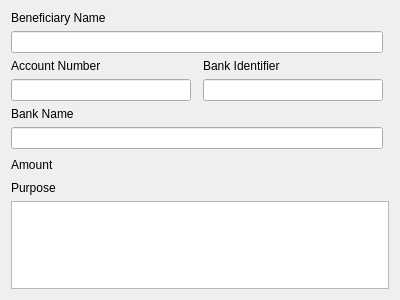
<?xml version="1.0" encoding="UTF-8"?>
<ui version="4.0">
 <class>germanCreditTransferEdit</class>
 <widget class="QWidget" name="germanCreditTransferEdit">
  <property name="geometry">
   <rect>
    <x>0</x>
    <y>0</y>
    <width>400</width>
    <height>300</height>
   </rect>
  </property>
  <property name="windowTitle">
   <string>Form</string>
  </property>
  <layout class="QGridLayout" name="gridLayout">
   <item row="0" column="0">
    <widget class="QLabel" name="label">
     <property name="text">
      <string>Beneficiary Name</string>
     </property>
     <property name="buddy">
      <cstring>beneficiaryName</cstring>
     </property>
    </widget>
   </item>
   <item row="1" column="0" colspan="3">
    <widget class="KLineEdit" name="beneficiaryName"/>
   </item>
   <item row="1" column="3">
    <widget class="KLed" name="statusBeneficiaryName">
     <property name="state">
      <enum>KLed::On</enum>
     </property>
     <property name="color">
      <color>
       <red>160</red>
       <green>160</green>
       <blue>160</blue>
      </color>
     </property>
    </widget>
   </item>
   <item row="2" column="0">
    <widget class="QLabel" name="label_2">
     <property name="text">
      <string>Account Number</string>
     </property>
     <property name="buddy">
      <cstring>beneficiaryAccNum</cstring>
     </property>
    </widget>
   </item>
   <item row="2" column="2">
    <widget class="QLabel" name="label_3">
     <property name="text">
      <string>Bank Identifier</string>
     </property>
     <property name="buddy">
      <cstring>beneficiaryBankCode</cstring>
     </property>
    </widget>
   </item>
   <item row="3" column="0">
    <widget class="KLineEdit" name="beneficiaryAccNum"/>
   </item>
   <item row="3" column="1">
    <widget class="KLed" name="statusAccountNumber">
     <property name="state">
      <enum>KLed::On</enum>
     </property>
     <property name="color">
      <color>
       <red>160</red>
       <green>160</green>
       <blue>160</blue>
      </color>
     </property>
    </widget>
   </item>
   <item row="3" column="2">
    <widget class="KLineEdit" name="beneficiaryBankCode"/>
   </item>
   <item row="3" column="3">
    <widget class="KLed" name="statusBankIdentifier">
     <property name="state">
      <enum>KLed::On</enum>
     </property>
     <property name="color">
      <color>
       <red>160</red>
       <green>160</green>
       <blue>160</blue>
      </color>
     </property>
    </widget>
   </item>
   <item row="4" column="0">
    <widget class="QLabel" name="label_5">
     <property name="text">
      <string>Bank Name</string>
     </property>
     <property name="buddy">
      <cstring>beneficiaryBankName</cstring>
     </property>
    </widget>
   </item>
   <item row="5" column="0" colspan="3">
    <widget class="KLineEdit" name="beneficiaryBankName">
     <property name="focusPolicy">
      <enum>Qt::ClickFocus</enum>
     </property>
     <property name="readOnly">
      <bool>true</bool>
     </property>
     <property name="clickMessage">
      <string>Will be filled in automatically</string>
     </property>
    </widget>
   </item>
   <item row="5" column="3">
    <widget class="KLed" name="statusBankName">
     <property name="state">
      <enum>KLed::On</enum>
     </property>
     <property name="color">
      <color>
       <red>160</red>
       <green>160</green>
       <blue>160</blue>
      </color>
     </property>
    </widget>
   </item>
   <item row="6" column="0" colspan="3">
    <layout class="QHBoxLayout" name="horizontalLayout">
     <item>
      <widget class="QLabel" name="label_7">
       <property name="text">
        <string>Amount</string>
       </property>
      </widget>
     </item>
     <item>
      <spacer name="horizontalSpacer_2">
       <property name="orientation">
        <enum>Qt::Horizontal</enum>
       </property>
       <property name="sizeHint" stdset="0">
        <size>
         <width>40</width>
         <height>20</height>
        </size>
       </property>
      </spacer>
     </item>
     <item>
      <widget class="kMyMoneyEdit" name="transferValue">
       <property name="resetButtonVisibility" stdset="0">
        <bool>false</bool>
       </property>
      </widget>
     </item>
    </layout>
   </item>
   <item row="6" column="3">
    <widget class="KLed" name="statusAmount">
     <property name="state">
      <enum>KLed::On</enum>
     </property>
     <property name="color">
      <color>
       <red>160</red>
       <green>160</green>
       <blue>160</blue>
      </color>
     </property>
    </widget>
   </item>
   <item row="7" column="0">
    <widget class="QLabel" name="label_4">
     <property name="text">
      <string>Purpose</string>
     </property>
     <property name="buddy">
      <cstring>transferPurpose</cstring>
     </property>
    </widget>
   </item>
   <item row="7" column="3">
    <widget class="KLed" name="statusPurpose">
     <property name="state">
      <enum>KLed::On</enum>
     </property>
     <property name="color">
      <color>
       <red>160</red>
       <green>160</green>
       <blue>160</blue>
      </color>
     </property>
    </widget>
   </item>
   <item row="8" column="0" colspan="4">
    <widget class="KMyMoneyTextEdit" name="transferPurpose">
     <property name="sizePolicy">
      <sizepolicy hsizetype="Expanding" vsizetype="Expanding">
       <horstretch>0</horstretch>
       <verstretch>0</verstretch>
      </sizepolicy>
     </property>
     <property name="minimumSize">
      <size>
       <width>0</width>
       <height>2</height>
      </size>
     </property>
     <property name="tabChangesFocus">
      <bool>true</bool>
     </property>
     <property name="lineWrapMode">
      <enum>QTextEdit::FixedColumnWidth</enum>
     </property>
     <property name="lineWrapColumnOrWidth">
      <number>27</number>
     </property>
     <property name="acceptRichText">
      <bool>false</bool>
     </property>
    </widget>
   </item>
  </layout>
 </widget>
 <customwidgets>
  <customwidget>
   <class>kMyMoneyEdit</class>
   <extends>QFrame</extends>
   <header>kmymoneyedit.h</header>
   <container>1</container>
  </customwidget>
  <customwidget>
   <class>KLineEdit</class>
   <extends>QLineEdit</extends>
   <header>klineedit.h</header>
  </customwidget>
  <customwidget>
   <class>KLed</class>
   <extends>QWidget</extends>
   <header>kled.h</header>
  </customwidget>
  <customwidget>
   <class>KMyMoneyTextEdit</class>
   <extends>QTextEdit</extends>
   <header>kmymoneytextedit.h</header>
  </customwidget>
 </customwidgets>
 <tabstops>
  <tabstop>beneficiaryName</tabstop>
  <tabstop>beneficiaryAccNum</tabstop>
  <tabstop>beneficiaryBankCode</tabstop>
  <tabstop>transferPurpose</tabstop>
 </tabstops>
 <resources/>
 <connections/>
</ui>
